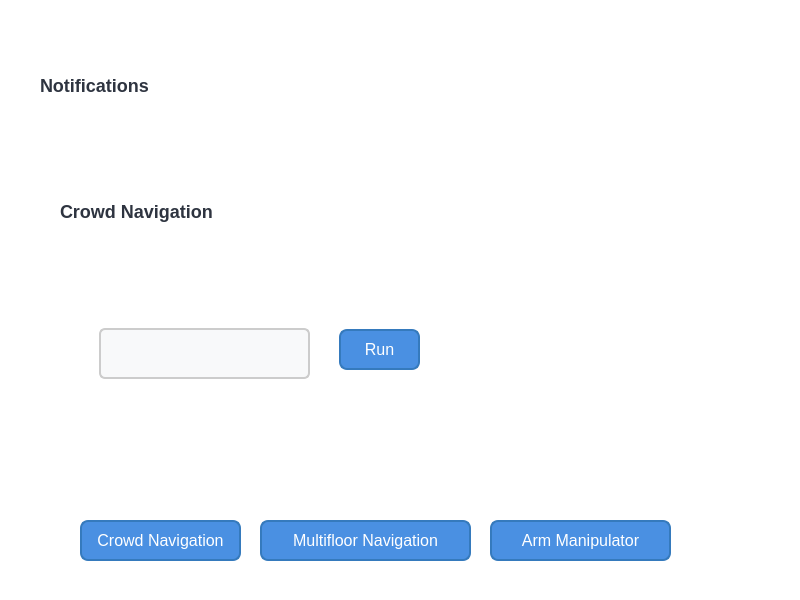
<?xml version="1.0" encoding="UTF-8"?>
<ui version="4.0">
 <class>MainWindow</class>
 <widget class="QMainWindow" name="MainWindow">
  <property name="geometry">
   <rect>
    <x>0</x>
    <y>0</y>
    <width>800</width>
    <height>600</height>
   </rect>
  </property>
  <property name="windowTitle">
   <string>MainWindow</string>
  </property>
  <property name="styleSheet">
   <string notr="true">/* Main Window Background */
QMainWindow {
    background-color: #F7F9FC;  /* Soft Light Background */
    color: #2E3440;
}

/* General Widget Background */
QWidget {
    background: #FFFFFF;  
    border-radius: 10px;
}

/* Stacked Widget */
QStackedWidget {
    background: #FFFFFF;
    border-radius: 10px;
    padding: 10px;
}

/* Buttons */
QPushButton {
    background-color: #4A90E2;  /* Soft Blue */
    color: white;
    font-size: 16px;
    padding: 8px 12px;
    border-radius: 8px;
    border: 2px solid #357ABD;
    transition: 0.3s;
}

QPushButton:hover {
    background-color: #357ABD;
    border: 2px solid #4A90E2;
}

/* Labels */
QLabel {
    font-size: 18px;
    color: #2E3440;
    font-weight: bold;
}

/* Line Edit (Text Input) */
QLineEdit {
    background-color: #E3EAF2;
    color: #2E3440;
    border: 1px solid #A0AEC0;
    border-radius: 5px;
    padding: 5px;
}

/* Styled Scrollbars */
QScrollBar:vertical {
    border: none;
    background: #F1F5F9;
    width: 10px;
    margin: 0px 0px 0px 0px;
}

QScrollBar::handle:vertical {
    background: #A0AEC0;
    min-height: 20px;
    border-radius: 5px;
}

QScrollBar::add-line:vertical, 
QScrollBar::sub-line:vertical {
    background: none;
}

/* ComboBox */
QComboBox {
    background-color: #FFFFFF;
    border: 1px solid #A0AEC0;
    border-radius: 5px;
    padding: 5px;
}

QComboBox::drop-down {
    border: none;
}

QComboBox:hover {
    border: 1px solid #4A90E2;
}
</string>
  </property>
  <widget class="QWidget" name="centralwidget">
   <widget class="QPushButton" name="btn_crowdnav">
    <property name="geometry">
     <rect>
      <x>80</x>
      <y>520</y>
      <width>161</width>
      <height>41</height>
     </rect>
    </property>
    <property name="styleSheet">
     <string notr="true"/>
    </property>
    <property name="text">
     <string>Crowd Navigation</string>
    </property>
   </widget>
   <widget class="QPushButton" name="btn_multifloor">
    <property name="geometry">
     <rect>
      <x>260</x>
      <y>520</y>
      <width>211</width>
      <height>41</height>
     </rect>
    </property>
    <property name="styleSheet">
     <string notr="true"/>
    </property>
    <property name="text">
     <string>Multifloor Navigation</string>
    </property>
   </widget>
   <widget class="QPushButton" name="btn_arm">
    <property name="geometry">
     <rect>
      <x>490</x>
      <y>520</y>
      <width>181</width>
      <height>41</height>
     </rect>
    </property>
    <property name="styleSheet">
     <string notr="true"/>
    </property>
    <property name="text">
     <string>Arm Manipulator</string>
    </property>
   </widget>
   <widget class="QStackedWidget" name="mainstack">
    <property name="geometry">
     <rect>
      <x>59</x>
      <y>239</y>
      <width>691</width>
      <height>251</height>
     </rect>
    </property>
    <property name="styleSheet">
     <string notr="true"/>
    </property>
    <widget class="QWidget" name="CrowdNav">
     <widget class="QPushButton" name="btn_crwnav_run">
      <property name="geometry">
       <rect>
        <x>270</x>
        <y>80</y>
        <width>81</width>
        <height>41</height>
       </rect>
      </property>
      <property name="text">
       <string>Run</string>
      </property>
     </widget>
     <widget class="QTextEdit" name="crwnav_goal_input">
      <property name="geometry">
       <rect>
        <x>30</x>
        <y>79</y>
        <width>211</width>
        <height>51</height>
       </rect>
      </property>
      <property name="styleSheet">
       <string notr="true">background-color: #F8F9FA;  /* Light Gray */
    color: #333333;  /* Dark Gray Text */
    font-size: 16px;
    padding: 8px;
    border: 2px solid #CCCCCC;  /* Light Border */
    border-radius: 6px;
    outline: none;</string>
      </property>
     </widget>
    </widget>
    <widget class="QWidget" name="Multifloor">
     <widget class="QStackedWidget" name="floorStack">
      <property name="geometry">
       <rect>
        <x>30</x>
        <y>20</y>
        <width>611</width>
        <height>131</height>
       </rect>
      </property>
      <property name="styleSheet">
       <string notr="true">background-color: #E3EAF2;
    color: #2E3440;
    border: 1px solid #A0AEC0;
    border-radius: 5px;
    padding: 5px;</string>
      </property>
      <property name="currentIndex">
       <number>3</number>
      </property>
      <widget class="QWidget" name="pg_flr_G">
       <widget class="QPushButton" name="btn_reception">
        <property name="geometry">
         <rect>
          <x>30</x>
          <y>40</y>
          <width>89</width>
          <height>25</height>
         </rect>
        </property>
        <property name="text">
         <string>Reception</string>
        </property>
       </widget>
       <widget class="QPushButton" name="btn_entc1">
        <property name="geometry">
         <rect>
          <x>200</x>
          <y>40</y>
          <width>89</width>
          <height>25</height>
         </rect>
        </property>
        <property name="text">
         <string>ENTC1</string>
        </property>
       </widget>
       <widget class="QPushButton" name="btn_uav">
        <property name="geometry">
         <rect>
          <x>380</x>
          <y>40</y>
          <width>89</width>
          <height>25</height>
         </rect>
        </property>
        <property name="text">
         <string>UAV</string>
        </property>
       </widget>
      </widget>
      <widget class="QWidget" name="pg_flr_1">
       <widget class="QPushButton" name="btn_com_lab">
        <property name="geometry">
         <rect>
          <x>70</x>
          <y>40</y>
          <width>121</width>
          <height>25</height>
         </rect>
        </property>
        <property name="text">
         <string>Computer lab</string>
        </property>
       </widget>
       <widget class="QPushButton" name="btn_office">
        <property name="geometry">
         <rect>
          <x>230</x>
          <y>40</y>
          <width>89</width>
          <height>25</height>
         </rect>
        </property>
        <property name="text">
         <string>Office</string>
        </property>
       </widget>
       <widget class="QPushButton" name="btn_conference">
        <property name="geometry">
         <rect>
          <x>380</x>
          <y>40</y>
          <width>171</width>
          <height>25</height>
         </rect>
        </property>
        <property name="text">
         <string>Conference Room</string>
        </property>
       </widget>
      </widget>
      <widget class="QWidget" name="pg_flr_2">
       <widget class="QPushButton" name="btn_digi_lab">
        <property name="geometry">
         <rect>
          <x>100</x>
          <y>60</y>
          <width>151</width>
          <height>31</height>
         </rect>
        </property>
        <property name="text">
         <string>Digitab lab</string>
        </property>
       </widget>
       <widget class="QPushButton" name="btn_analog_lab">
        <property name="geometry">
         <rect>
          <x>290</x>
          <y>60</y>
          <width>151</width>
          <height>31</height>
         </rect>
        </property>
        <property name="text">
         <string>Analog Lab</string>
        </property>
       </widget>
      </widget>
      <widget class="QWidget" name="pg_flr_3">
       <widget class="QPushButton" name="btn_pg_room">
        <property name="geometry">
         <rect>
          <x>70</x>
          <y>50</y>
          <width>171</width>
          <height>41</height>
         </rect>
        </property>
        <property name="text">
         <string>PG Seminar Room</string>
        </property>
       </widget>
       <widget class="QPushButton" name="btn_tele_lab">
        <property name="geometry">
         <rect>
          <x>270</x>
          <y>50</y>
          <width>161</width>
          <height>41</height>
         </rect>
        </property>
        <property name="text">
         <string>Telecom Lab</string>
        </property>
       </widget>
      </widget>
     </widget>
     <widget class="QPushButton" name="btn_flr_G">
      <property name="geometry">
       <rect>
        <x>50</x>
        <y>170</y>
        <width>121</width>
        <height>41</height>
       </rect>
      </property>
      <property name="styleSheet">
       <string notr="true">QPushButton {
    background-color: #B8E0D2;  /* Light Mint Green */
    color: #2E3440;
    font-size: 16px;
    padding: 8px 12px;
    border-radius: 8px;
    border: 2px solid #90C9B7;
    transition: 0.3s;
}

QPushButton:hover {
    background-color: #90C9B7;
    border: 2px solid #6CA893;
}
</string>
      </property>
      <property name="text">
       <string>Ground Floor</string>
      </property>
     </widget>
     <widget class="QPushButton" name="btn_flr_1">
      <property name="geometry">
       <rect>
        <x>200</x>
        <y>170</y>
        <width>131</width>
        <height>41</height>
       </rect>
      </property>
      <property name="styleSheet">
       <string notr="true">QPushButton {
    background-color: #B8E0D2;  /* Light Mint Green */
    color: #2E3440;
    font-size: 16px;
    padding: 8px 12px;
    border-radius: 8px;
    border: 2px solid #90C9B7;
    transition: 0.3s;
}

QPushButton:hover {
    background-color: #90C9B7;
    border: 2px solid #6CA893;
}
</string>
      </property>
      <property name="text">
       <string>1st Floor</string>
      </property>
     </widget>
     <widget class="QPushButton" name="btn_flr_2">
      <property name="geometry">
       <rect>
        <x>360</x>
        <y>170</y>
        <width>131</width>
        <height>41</height>
       </rect>
      </property>
      <property name="styleSheet">
       <string notr="true">QPushButton {
    background-color: #B8E0D2;  /* Light Mint Green */
    color: #2E3440;
    font-size: 16px;
    padding: 8px 12px;
    border-radius: 8px;
    border: 2px solid #90C9B7;
    transition: 0.3s;
}

QPushButton:hover {
    background-color: #90C9B7;
    border: 2px solid #6CA893;
}
</string>
      </property>
      <property name="text">
       <string>2nd Floor</string>
      </property>
     </widget>
     <widget class="QPushButton" name="btn_flr_3">
      <property name="geometry">
       <rect>
        <x>510</x>
        <y>170</y>
        <width>131</width>
        <height>41</height>
       </rect>
      </property>
      <property name="styleSheet">
       <string notr="true">QPushButton {
    background-color: #B8E0D2;  /* Light Mint Green */
    color: #2E3440;
    font-size: 16px;
    padding: 8px 12px;
    border-radius: 8px;
    border: 2px solid #90C9B7;
    transition: 0.3s;
}

QPushButton:hover {
    background-color: #90C9B7;
    border: 2px solid #6CA893;
}
</string>
      </property>
      <property name="text">
       <string>3rd Floor</string>
      </property>
     </widget>
    </widget>
    <widget class="QWidget" name="Arm">
     <widget class="QPushButton" name="btn_ayubowan">
      <property name="geometry">
       <rect>
        <x>60</x>
        <y>70</y>
        <width>121</width>
        <height>51</height>
       </rect>
      </property>
      <property name="styleSheet">
       <string notr="true">QPushButton {
    background-color: #B8E0D2;  /* Light Mint Green */
    color: #2E3440;
    font-size: 16px;
    padding: 8px 12px;
    border-radius: 8px;
    border: 2px solid #90C9B7;
    transition: 0.3s;
}

QPushButton:hover {
    background-color: #90C9B7;
    border: 2px solid #6CA893;
}
</string>
      </property>
      <property name="text">
       <string>Ayubowan</string>
      </property>
     </widget>
     <widget class="QPushButton" name="btn_hi">
      <property name="geometry">
       <rect>
        <x>210</x>
        <y>70</y>
        <width>111</width>
        <height>51</height>
       </rect>
      </property>
      <property name="styleSheet">
       <string notr="true">QPushButton {
    background-color: #B8E0D2;  /* Light Mint Green */
    color: #2E3440;
    font-size: 16px;
    padding: 8px 12px;
    border-radius: 8px;
    border: 2px solid #90C9B7;
    transition: 0.3s;
}

QPushButton:hover {
    background-color: #90C9B7;
    border: 2px solid #6CA893;
}
</string>
      </property>
      <property name="text">
       <string>Hi</string>
      </property>
     </widget>
     <widget class="QPushButton" name="btn_highfive">
      <property name="geometry">
       <rect>
        <x>350</x>
        <y>70</y>
        <width>121</width>
        <height>51</height>
       </rect>
      </property>
      <property name="styleSheet">
       <string notr="true">QPushButton {
    background-color: #B8E0D2;  /* Light Mint Green */
    color: #2E3440;
    font-size: 16px;
    padding: 8px 12px;
    border-radius: 8px;
    border: 2px solid #90C9B7;
    transition: 0.3s;
}

QPushButton:hover {
    background-color: #90C9B7;
    border: 2px solid #6CA893;
}
</string>
      </property>
      <property name="text">
       <string>HighFive</string>
      </property>
     </widget>
    </widget>
   </widget>
   <widget class="QLabel" name="Notifications">
    <property name="geometry">
     <rect>
      <x>40</x>
      <y>10</y>
      <width>691</width>
      <height>151</height>
     </rect>
    </property>
    <property name="font">
     <font>
      <family>Ubuntu</family>
      <pointsize>-1</pointsize>
      <weight>75</weight>
      <bold>true</bold>
     </font>
    </property>
    <property name="text">
     <string>Notifications</string>
    </property>
    <property name="wordWrap">
     <bool>true</bool>
    </property>
   </widget>
   <widget class="QLabel" name="label">
    <property name="geometry">
     <rect>
      <x>60</x>
      <y>196</y>
      <width>211</width>
      <height>31</height>
     </rect>
    </property>
    <property name="text">
     <string>Crowd Navigation</string>
    </property>
   </widget>
  </widget>
 </widget>
 <resources/>
 <connections/>
</ui>
